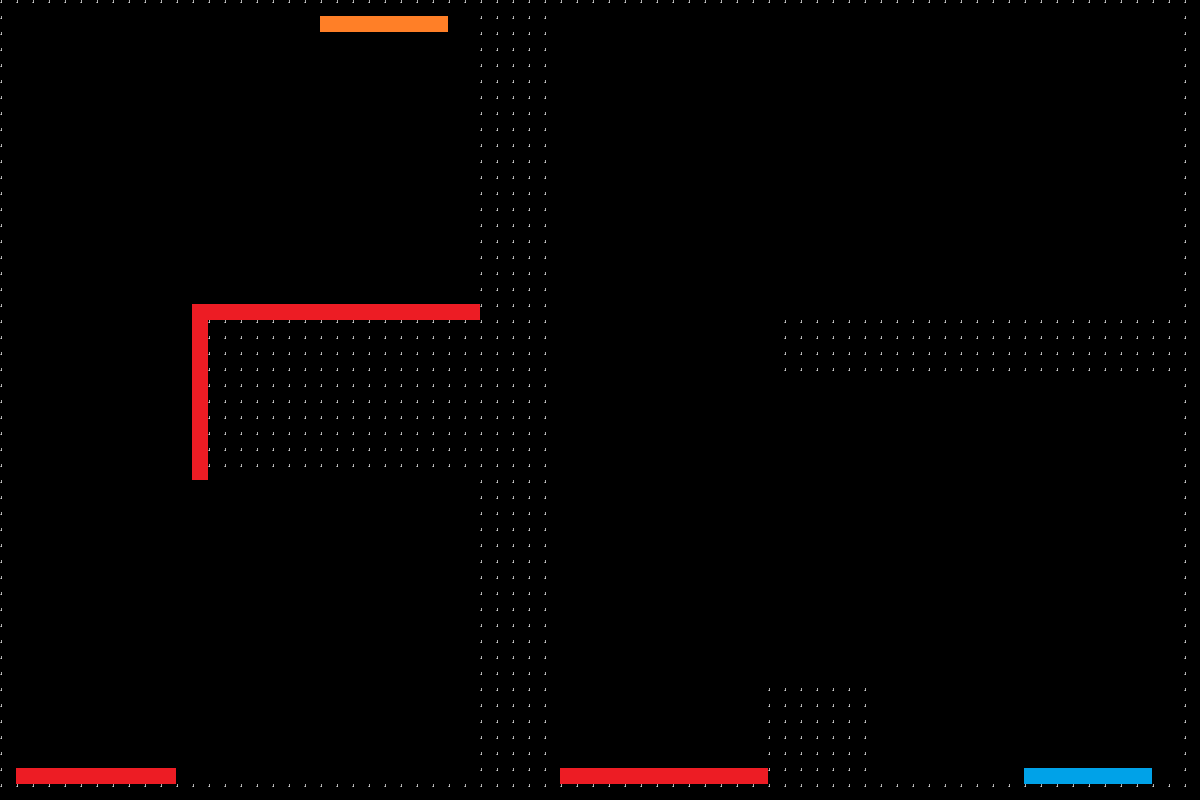

Tiled map render using the project's own tile images. Description and the map definition, with tile-layer contents summarised, below:
An orthogonal 75x50 tile map with 16x16 px tiles, 1 tile layer (Tile Layer 1) and 5 objects (tp_bullet, B_portal_ceiling, Orange_portal_floor, clock, slow_time).

<map version="1.10" tiledversion="1.12.2" orientation="orthogonal" renderorder="right-down" width="75" height="50" tilewidth="16" tileheight="16" infinite="0" nextlayerid="3" nextobjectid="8">
 <tileset firstgid="1" source="place_holder_tileset.tsx" />
 <layer id="1" name="Tile Layer 1" width="75" height="50">
  <data>[3750 cells, 865 non-empty, 4 distinct tile ids]</data>
 </layer>
 <objectgroup id="2" name="object_layer">
  <object id="2" name="tp_bullet" x="643.202" y="134.078" width="60" height="60">
   <properties>
    <property name="ability_type" value="tp_bullet" />
   </properties>
  </object>
  <object id="3" name="B_portal_ceiling" x="1023.02" y="766.544" width="128" height="16">
   <properties>
    <property name="portal_id" type="int" value="1" />
    <property name="portal_rotation" type="int" value="0" />
    <property name="portal_target" type="int" value="2" />
    <property name="portal_type" value="portal" />
   </properties>
  </object>
  <object id="4" name="Orange_portal_floor" x="320.859" y="16.1291" width="128" height="16">
   <properties>
    <property name="portal_id" type="int" value="2" />
    <property name="portal_rotation" type="int" value="180" />
    <property name="portal_target" type="int" value="1" />
    <property name="portal_type" value="portal" />
   </properties>
  </object>
  <object id="6" name="time_stop" type="clock" x="390.704" y="181.988" width="80" height="80">
   <properties>
    <property name="ability_type" value="clock" />
   </properties>
   <ellipse />
  </object>
  <object id="7" name="slow_time" x="38.7677" y="108.22" width="60" height="90">
   <properties>
    <property name="ability_type" value="slow_time" />
   </properties>
  </object>
 </objectgroup>
</map>
